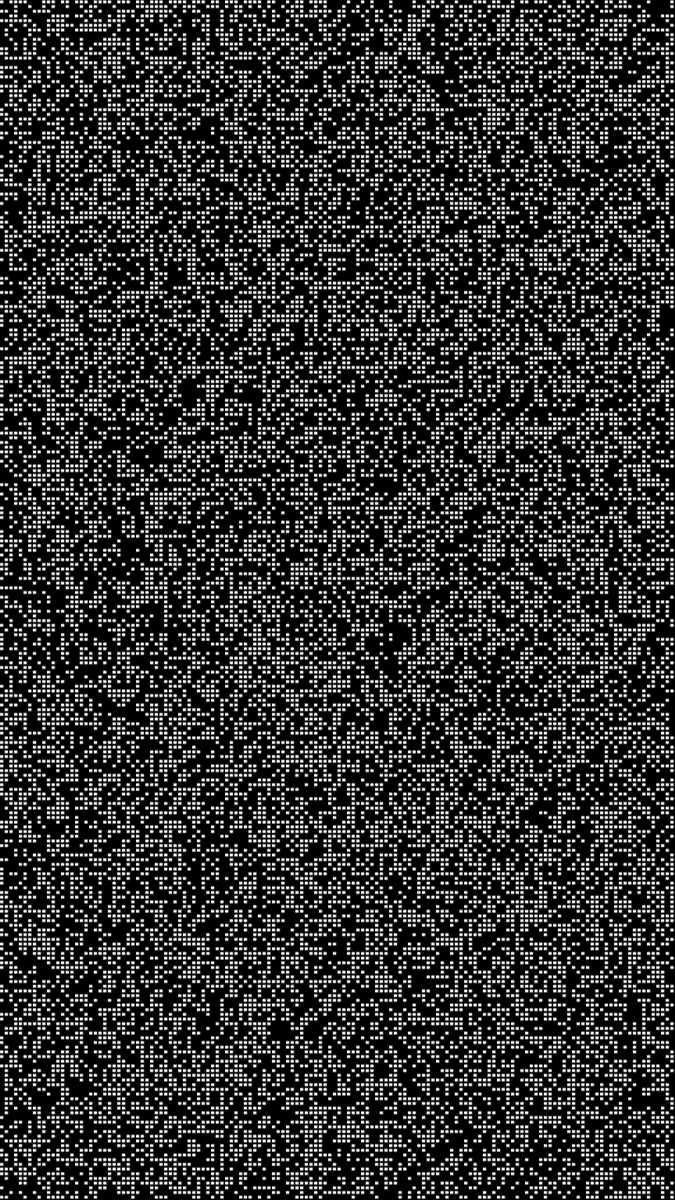
Frame 1 (no input)
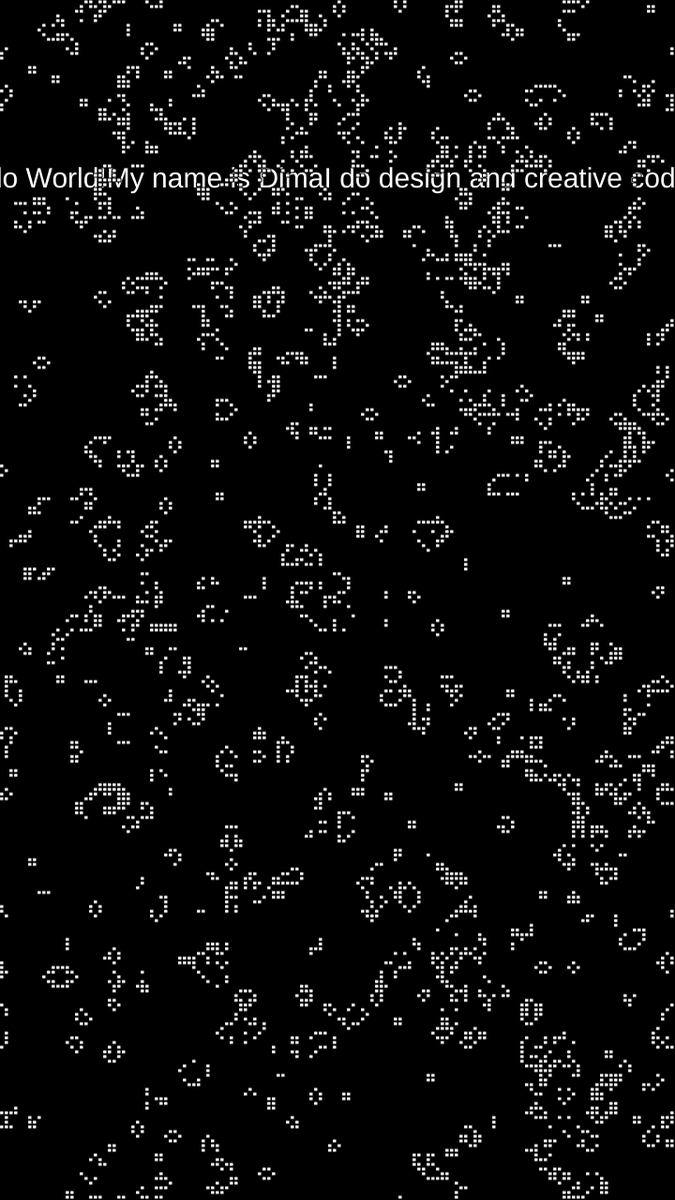
Frame 60 (no input)
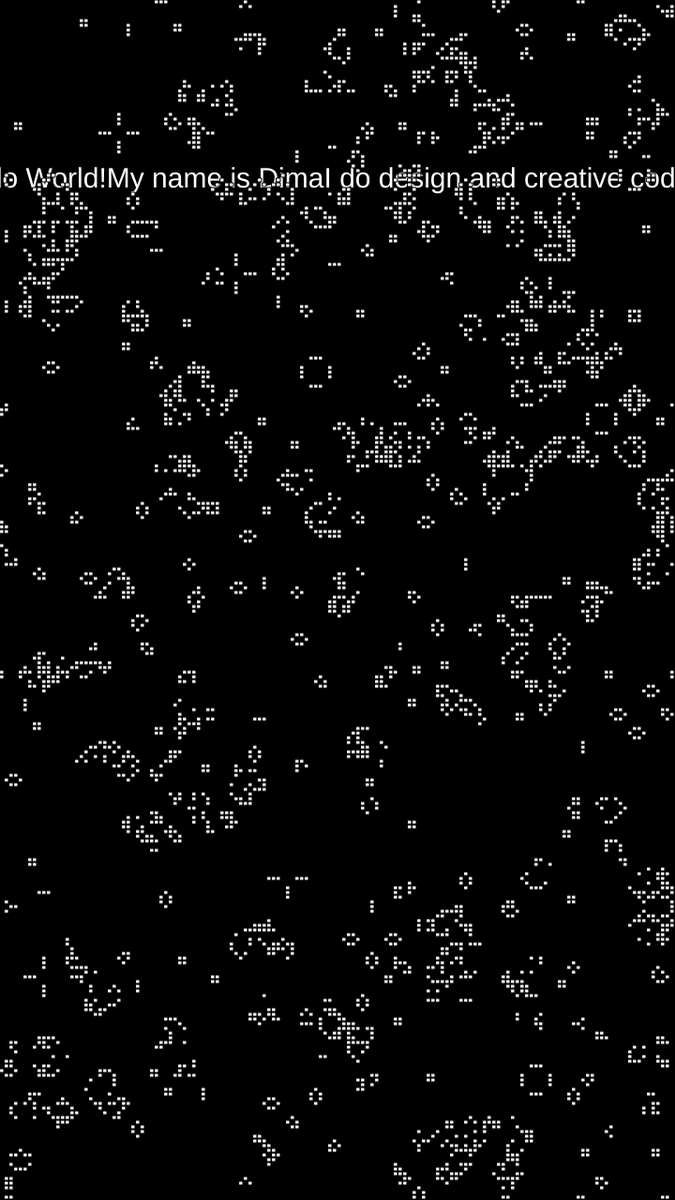
Frame 120 (the mouse pressed at the canvas centre since frame 60)

The p5.js sketch that drew these frames (run headless with seeded random() and noise() and a simulated clock; from frame 60 on, the mouse is pressed at the canvas centre):

// p5.js sketch
// ── sketch.js
// Daniel Shiffman
// http://codingtra.in
// http://patreon.com/codingtrain

// Game of Life
// Video: https://youtu.be/FWSR_7kZuYg

function make2DArray(cols, rows) {
  let arr = new Array(cols);
  for (let i = 0; i < arr.length; i++) {
    arr[i] = new Array(rows);
  }
  return arr;
}

let grid;
let cols;
let rows;
let resolution = 5;

function setup() {
  createCanvas(720 , 1280);
  cols = width / resolution;
  rows = height / resolution;

  grid = make2DArray(cols, rows);
  for (let i = 0; i < cols; i++) {
    for (let j = 0; j < rows; j++) {
      grid[i][j] = floor(random(2));
    }
  }
}

function draw() {
  background(0);

  push();
	textSize(30)
	textAlign(CENTER);
	text("Hello World!\My name is Dima\I do design and creative coding ",width/2,200)
	//text("Press T to see the target",width/2,300)
		textSize(120)

	//text("Worm AI",width/2,250)
	pop();

  for (let i = 0; i < cols; i++) {
    for (let j = 0; j < rows; j++) {
      let x = i * resolution;
      let y = j * resolution;
      if (grid[i][j] == 1) {
        fill(255);
        stroke(0);
        rect(x, y, resolution - 1, resolution - 1);
      }
    }
  }

  let next = make2DArray(cols, rows);

  // Compute next based on grid
  for (let i = 0; i < cols; i++) {
    for (let j = 0; j < rows; j++) {
      let state = grid[i][j];
      // Count live neighbors!
      let sum = 0;
      let neighbors = countNeighbors(grid, i, j);

      if (state == 0 && neighbors == 3) {
        next[i][j] = 1;
      } else if (state == 1 && (neighbors < 2 || neighbors > 3)) {
        next[i][j] = 0;
      } else {
        next[i][j] = state;
      }

    }
  }

  grid = next;



}


function countNeighbors(grid, x, y) {
  let sum = 0;
  for (let i = -1; i < 2; i++) {
    for (let j = -1; j < 2; j++) {
      let col = (x + i + cols) % cols;
      let row = (y + j + rows) % rows;
      sum += grid[col][row];
    }
  }
  sum -= grid[x][y];
  return sum;
}
